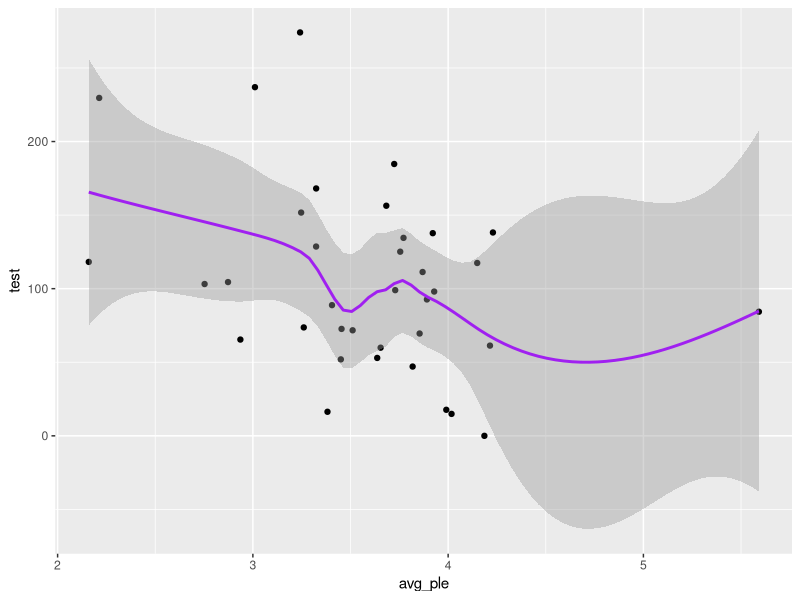
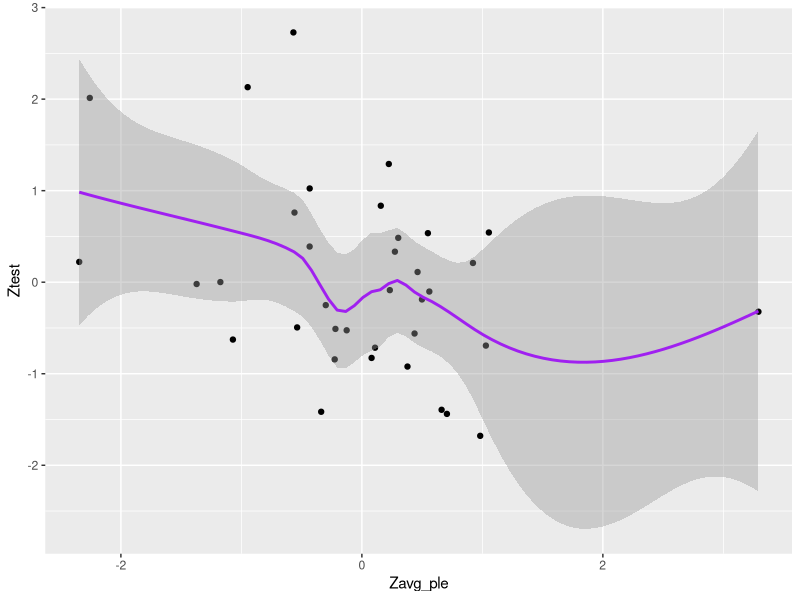
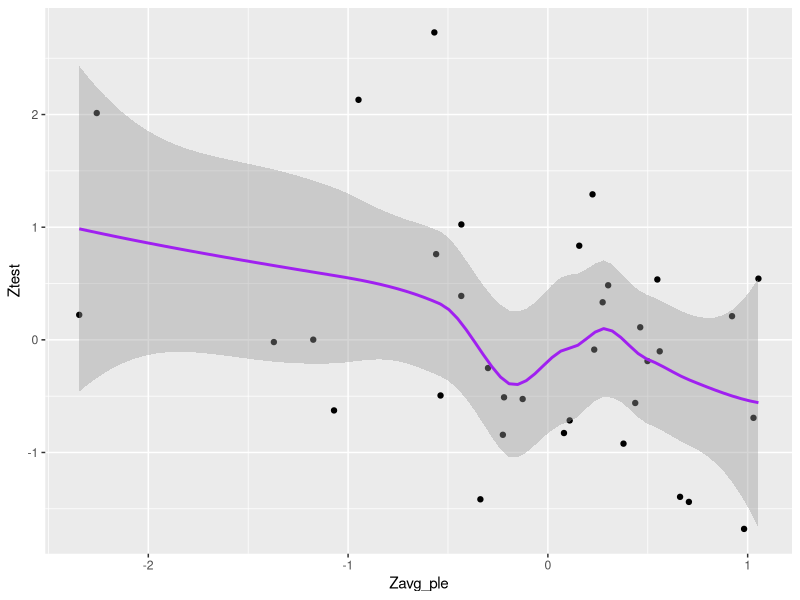
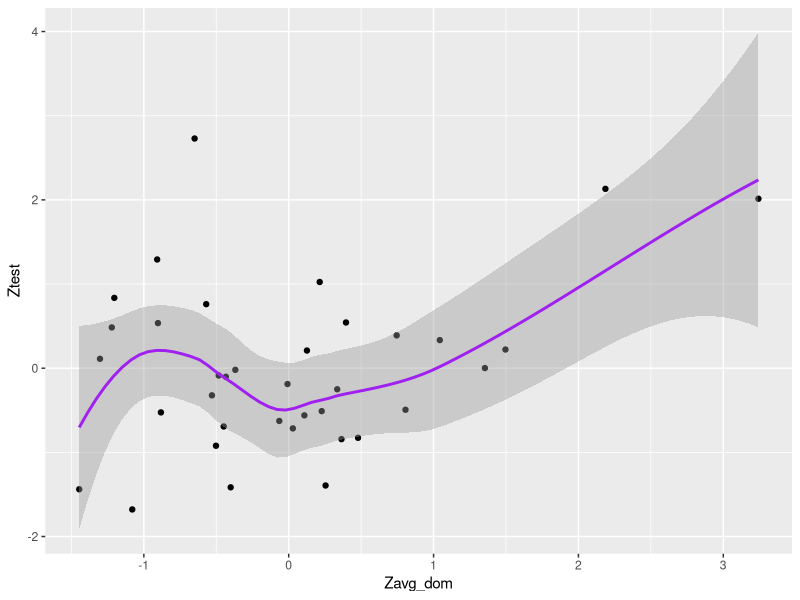
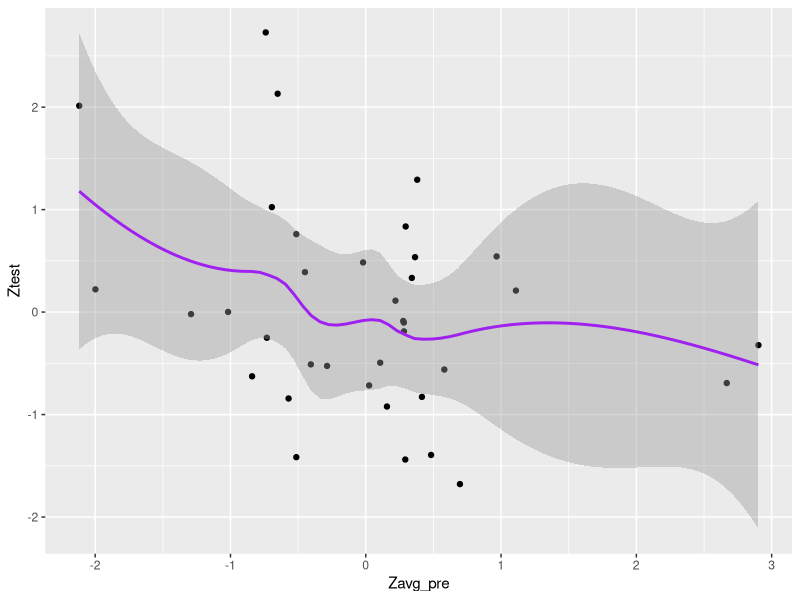
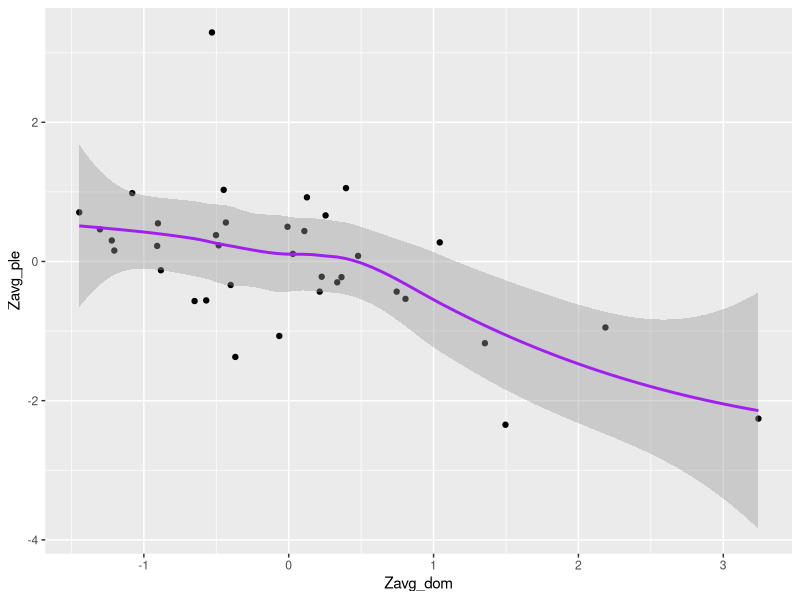
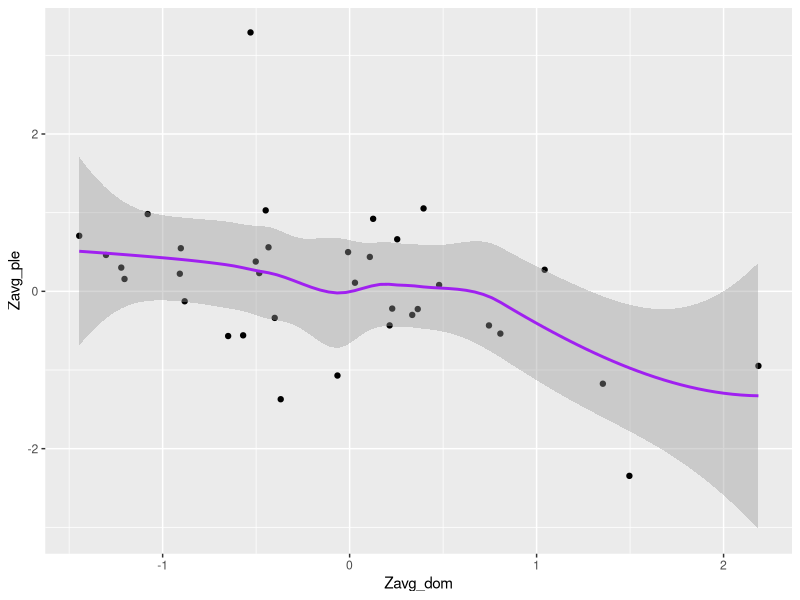
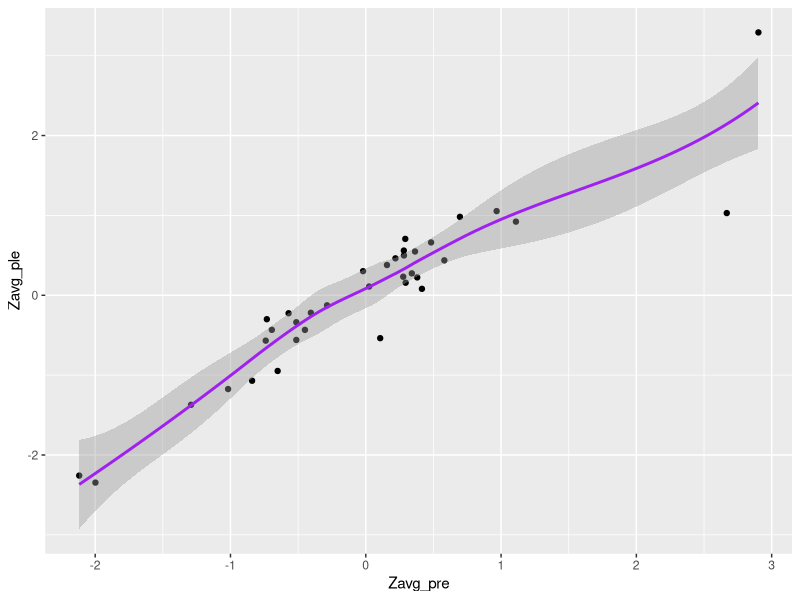

Reproduce these figures in R, in order.
## ---- chunk 1
knitr::opts_chunk$set(echo = FALSE, warning = FALSE)
## ---- chunk 2
#First, load some packages!

library(tidyverse)
library(knitr)
library(ggthemes)
library(ggplot2)

#Set working directory & load data
setwd("~/Dropbox/research/Role of Smell in Stress Reduction/dominance communication between men/TStudiesR")

data <- read.csv("t_study1.csv", header=TRUE)
## ---- chunk 3
data %>% 
	ggplot(aes(x = avg_ple, y = test)) + 
	geom_point() +
	geom_smooth(color = "purple", lwd = 1, se=TRUE)

cor.test(data$avg_ple, data$test)
## ---- chunk 4
data %>% 
	ggplot(aes(x = Zavg_ple, y = Ztest)) + 
	geom_point() +
	geom_smooth(color = "purple", lwd = 1, se=TRUE)

## ---- chunk 5
data %>% 
	filter (shirt_code != "31") %>% 
	ggplot(aes(x = Zavg_ple, y = Ztest)) + 
	geom_point() +
	geom_smooth(color = "purple", lwd = 1, se=TRUE)

data1 <- filter (data, shirt_code != "31")
cor.test(data1$Zavg_ple, data1$Ztest)
## ---- chunk 6

data2 <- filter (data, shirt_code != "31", shirt_code != "37")
cor.test(data2$Zavg_ple, data2$Ztest)

## ---- chunk 7
data %>% 
	ggplot(aes(x = Zavg_dom, y = Ztest)) + 
	geom_point() +
	geom_smooth(color = "purple", lwd = 1, se=TRUE)

data %>% 
	ggplot(aes(x = Zavg_pre, y = Ztest)) + 
	geom_point() +
	geom_smooth(color = "purple", lwd = 1, se=TRUE)
## ---- chunk 8
data %>% 
	ggplot(aes(x = Zavg_dom, y = Zavg_ple)) + 
	geom_point() +
	geom_smooth(color = "purple", lwd = 1, se=TRUE)

cor.test(data$Zavg_ple, data$Zavg_dom)
## ---- chunk 9
data %>% 
	filter (shirt_code != "7")  %>% 
	ggplot(aes(x = Zavg_dom, y = Zavg_ple)) + 
	geom_point() +
	geom_smooth(color = "purple", lwd = 1, se=TRUE)

data3 <- filter (data, shirt_code != "7")
cor.test(data3$Zavg_ple, data3$Zavg_dom)
## ---- chunk 10
data %>% 
	ggplot(aes(x = Zavg_pre, y = Zavg_ple)) + 
	geom_point() +
	geom_smooth(color = "purple", lwd = 1, se=TRUE)

cor.test(data$Zavg_ple, data$Zavg_pre)
